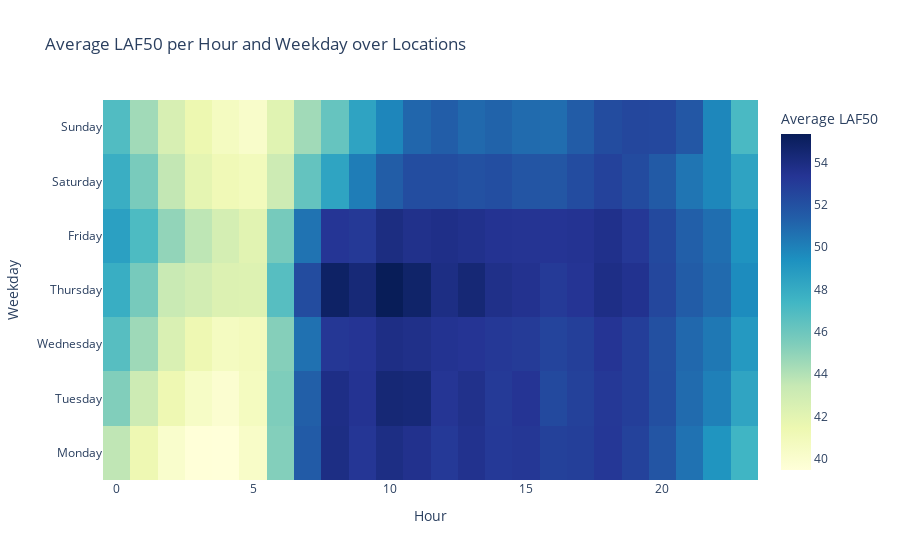

The code cell stored with this chart in its notebook:
### Markdown cell above
## 2.2 Heatmaps with weekdays and hours

### Code cell
# Define the desired order of weekdays
weekday_order = ['Monday', 'Tuesday', 'Wednesday', 'Thursday', 'Friday', 'Saturday', 'Sunday']

# Calculate the average laf50_per_hour and laf01_per_hour values for each weekday and hour combination
heatmap_data_laf50 = df_N.groupby(['weekday', 'hour'])['laf50_per_hour'].mean().unstack()
heatmap_data_laf01 = df_N.groupby(['weekday', 'hour'])['laf01_per_hour'].mean().unstack()

# Reorder the rows based on the desired order of weekdays
heatmap_data_laf50 = heatmap_data_laf50.reindex(weekday_order)
heatmap_data_laf01 = heatmap_data_laf01.reindex(weekday_order)

# Create the heatmap figure for laf50_per_hour
fig_laf50 = go.Figure(data=go.Heatmap(
    z=heatmap_data_laf50.values,
    x=heatmap_data_laf50.columns,
    y=heatmap_data_laf50.index,
    colorscale='YlGnBu',
    colorbar=dict(title='Average LAF50')
))
fig_laf50.update_layout(
    title='Average LAF50 per Hour and Weekday over Locations',
    xaxis=dict(title='Hour'),
    yaxis=dict(title='Weekday')
)

### Figure 1 — Plotly figure (JSON) as saved in the notebook; plotly's stock layout.template omitted (floating-point values rounded to 4 significant figures; data arrays with more than 128 entries replaced by an {"elided": "..."} marker saying what was removed)
{"data": [{"colorbar": {"title": {"text": "Average LAF50"}}, "colorscale": [[0, "rgb(255,255,217)"], [0.125, "rgb(237,248,177)"], [0.25, "rgb(199,233,180)"], [0.375, "rgb(127,205,187)"], [0.5, "rgb(65,182,196)"], [0.625, "rgb(29,145,192)"], [0.75, "rgb(34,94,168)"], [0.875, "rgb(37,52,148)"], [1, "rgb(8,29,88)"]], "type": "heatmap", "x": [0, 1, 2, 3, 4, 5, 6, 7, 8, 9, 10, 11, 12, 13, 14, 15, 16, 17, 18, 19, 20, 21, 22, 23], "y": ["Monday", "Tuesday", "Wednesday", "Thursday", "Friday", "Saturday", "Sunday"], "z": {"elided": "7x24 float values"}}], "layout": {"title": {"text": "Average LAF50 per Hour and Weekday over Locations"}, "xaxis": {"title": {"text": "Hour"}}, "yaxis": {"title": {"text": "Weekday"}}}}
